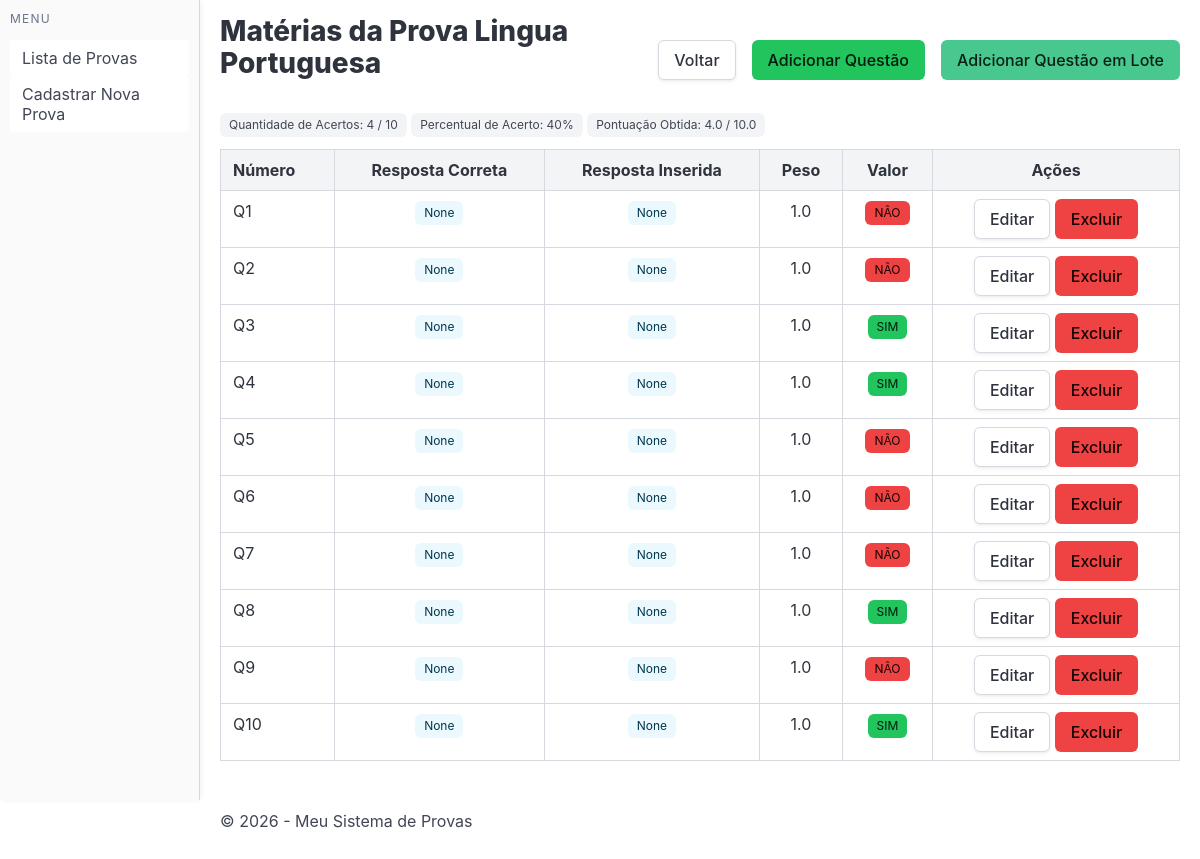
Page /provas/ver_questoes/3 on the earlier database version.
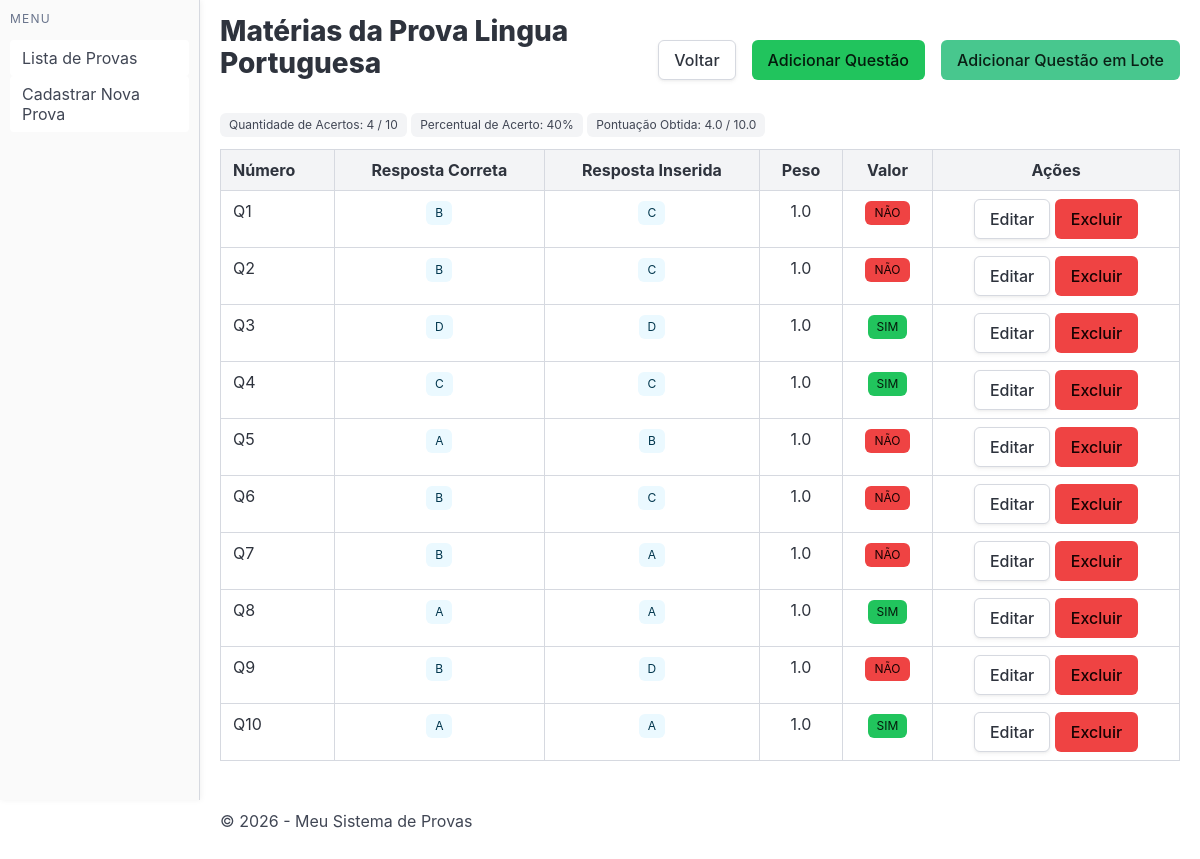
Same page on the later database version.
### core/models.py (models this page shows)
class Materia(models.Model):
    id = models.BigAutoField(primary_key=True)
    nome = models.CharField(max_length=100)
    prova_fk = models.ForeignKey(Prova, on_delete=models.CASCADE)
    ordem = models.IntegerField(null=True)
    def getPontuacao(self):
        questoes = self.questao_set.all()
        acertos = questoes.filter(valor=True).count()
        quantidade = questoes.count()
        notaTotal =  questoes.aggregate(
            total=models.Sum(1 * models.F('peso'))
        )['total']
        notaObtida = questoes.filter(valor=True).aggregate(
                    total=models.Sum(1 * models.F('peso'))
                )['total'] or 0
        return {
            'notaTotal': notaTotal,
            'notaObtida': notaObtida,
            'acertos': acertos,
            'quantidade': quantidade,
            'percentual': round(acertos * 100 / quantidade) if quantidade else 0
        }
    class Meta:
        db_table = 'materia'

class Questao(models.Model):
    OPCOES_CHOICES = [
        ('A', 'A'),
        ('B', 'B'),
        ('C', 'C'),
        ('D', 'D'),
        ('E', 'E'),
    ]
    id = models.BigAutoField(primary_key=True)
    numero = models.CharField(max_length=2)
    valor = models.BooleanField()
    materia_fk = models.ForeignKey(Materia, on_delete=models.CASCADE)
    resposta_correta = models.CharField(max_length=1, choices=OPCOES_CHOICES, null=True)
    resposta_inserida = models.CharField(max_length=1, choices=OPCOES_CHOICES, null=True)
    peso = models.FloatField(null=False, default=1)
    anulada = models.BooleanField(null=False, default=False)
    class Meta:
        db_table = 'questao'

### core/views.py (the view)
# urls.py: path('provas/ver_questoes/<int:materiaId>', verQuestao),
def verQuestao(request, materiaId):
    materia = Materia.objects.filter(id=materiaId).first()
    materia.pontuacao = materia.getPontuacao()
    questoes = Questao.objects.filter(materia_fk=materiaId).all()
    return render(request, 'core/ver_questoes.html', {
        "materia": materia,
        "questoes": questoes
    })

### core/templates/core/ver_questoes.html (shortened to what this page needs)
{% extends "core/base.html" %}
{% load static %}
{% block content %}
<div class="is-flex is-justify-content-space-between mb-2 is-align-items-center">
    <h2 class="title">Matérias da Prova {{ materia.nome }} </h2>
    <div class="is-flex is-gap-2">
        <a class="button is-default" href="/provas/ver_materias/{{ materia.prova_fk_id }}">Voltar</a>
        <a class="button is-primary" href="/provas/adicionar_questao/{{ materia.id }}">Adicionar Questão</a>
        <a class="button is-success" href="/provas/adicionar_questao_em_lote/{{ materia.id }}">Adicionar Questão em Lote</a>
    </div>
</div>
<p class="tag"> Quantidade de Acertos: {{ materia.pontuacao.acertos }} / {{ materia.pontuacao.quantidade }} </p>
<p class="tag"> Percentual de Acerto: {{ materia.pontuacao.percentual }}% </p>
<p class="tag"> Pontuação Obtida: {{ materia.pontuacao.notaObtida }} / {{ materia.pontuacao.notaTotal }} </p>
<table class="table is-bordered is-fullwidth">
    <thead>
        <tr>
            <th class="is-light">Número</th>
            <th class="is-light has-text-centered">Resposta Correta</th>
            <th class="is-light has-text-centered">Resposta Inserida</th>
            <th class="is-light has-text-centered">Peso</th>
            <th class="is-light has-text-centered">Valor</th>
            <th class="is-light has-text-centered">Ações</th>
        </tr>
    </thead>
    <tbody>
        {% for questao in questoes %}
        <tr>
            <td> {{ questao.numero }} </td>
            <td class="has-text-centered">
                <span class="tag is-info is-light">
                    {{questao.resposta_correta}}
                </span>
            </td>
            <td class="has-text-centered">
                <span class="tag is-info is-light">
                    {{questao.resposta_inserida}}
                </span>
            </td>
            <td class="has-text-centered">
                {{ questao.peso }}
            </td>
            <td class="has-text-centered" onclick="alternarValorQuestao({{ questao.id }})" data-id="{{ questao.id }}"">
                <span style="cursor: pointer;" class="tag {% if questao.valor %} is-primary {% else %} is-danger {% endif %}">
                    {% if questao.valor %} SIM {% else %} NÃO {% endif %}
                </span>
            </td>
            <td class="has-text-centered">
                <a href="/provas/editar_questao/{{ questao.id }}" class="button is-default">Editar</a>
                <a href="/provas/excluir_questao/{{ questao.id }}" class="button is-danger text-white">Excluir</a>
            </td>
        </tr>
        {% endfor %}
    </tbody>
</table>
{% endblock %}

### core/templates/core/base.html (shortened to what this page needs)
{% load static %}
<!DOCTYPE html>
<html lang="pt-br" data-theme="light">
<head>
    <link rel="stylesheet" href="{% static 'css/style.css' %}">
    <link rel="stylesheet" href="{% static 'css/revisao.css' %}">
    <link rel="stylesheet" href="https://cdnjs.cloudflare.com/ajax/libs/font-awesome/5.15.4/css/all.min.css">
    <link rel="stylesheet" href="https://cdn.jsdelivr.net/npm/bulma@1.0.4/css/bulma.min.css">
</head>
<body>
   <div class="columns is-gapless">
        <aside class="column is-2 sidebar">
            <aside class="menu">
                <p class="menu-label">Menu</p>
                <ul class="menu-list">
                    <li><a href="/provas">Lista de Provas</a></li>
                    <li><a href="/provas/criar">Cadastrar Nova Prova</a></li>
                </ul>
            </aside>
        </aside>
        <div class="column content p-5">
            <div class="container py-4">
                {% block content %}
                {% endblock %}
                <footer class="mt-6">
                    <p>&copy; <span id="current_year"></span>  - Meu Sistema de Provas</p>
                </footer>
            </div>
        </div>
    </div>
</body>
</html>

### core/static/css/style.css (style rules this page uses)
:root { --bulma-danger-h: 0 !important; --bulma-danger-s: 84% !important; --bulma-danger-l: 60% !important; --bulma-primary-h: 142 !important; --bulma-primary-s: 71% !important; --bulma-primary-l: 45% !important; }
.menu { padding: 10px; }
.content { display: inline-block; }
.sidebar { background-color: #fafafa; border-right: 1px solid var(--bulma-border); box-shadow: 1px 0 6px rgba(0, 0, 0, 0.06); padding: 1rem; height: 100vh; position: sticky; top: 0; }

Differences in the rows shown:
changed Questao (number 1 of 10 on the later page): resposta_correta "None" → "B"; resposta_inserida "None" → "C"
changed Questao (number 2 of 10 on the later page): resposta_correta "None" → "B"; resposta_inserida "None" → "C"
changed Questao (number 3 of 10 on the later page): resposta_correta "None" → "D"; resposta_inserida "None" → "D"
changed Questao (number 4 of 10 on the later page): resposta_correta "None" → "C"; resposta_inserida "None" → "C"
changed Questao (number 5 of 10 on the later page): resposta_correta "None" → "A"; resposta_inserida "None" → "B"
changed Questao (number 6 of 10 on the later page): resposta_correta "None" → "B"; resposta_inserida "None" → "C"
changed Questao (number 7 of 10 on the later page): resposta_correta "None" → "B"; resposta_inserida "None" → "A"
changed Questao (number 8 of 10 on the later page): resposta_correta "None" → "A"; resposta_inserida "None" → "A"
changed Questao (number 9 of 10 on the later page): resposta_correta "None" → "B"; resposta_inserida "None" → "D"
changed Questao (number 10 of 10 on the later page): resposta_correta "None" → "A"; resposta_inserida "None" → "A"
